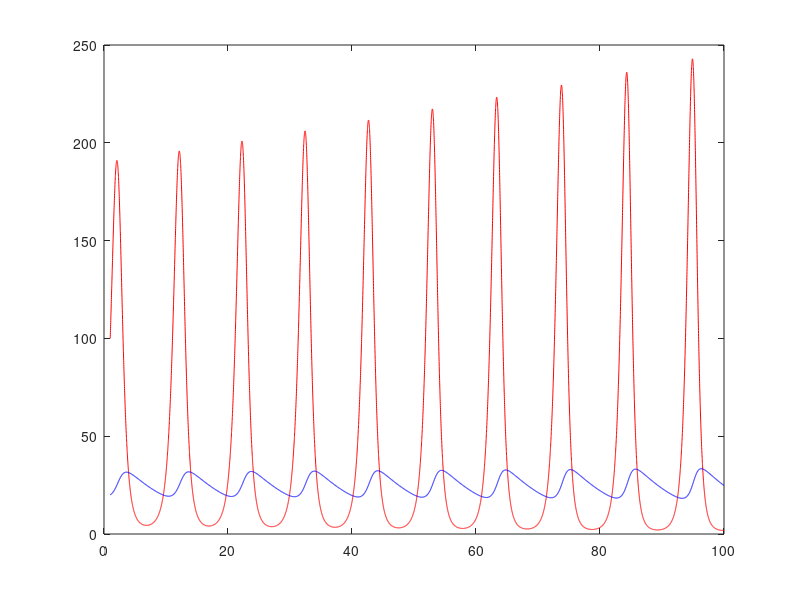

Write the MATLAB code that produced this figure.

clear all
dt = 0.01;
t = 1:0.01:100;

a = 5;
b = 0.2;
c = 0.002;
d = 0.1;
x(1) = 100;
y(1) = 20;

for ii =2:length(t)
    x(ii) = x(ii-1) + (a*x(ii-1) - b*x(ii-1)*y(ii-1))*dt;
    y(ii) = y(ii-1) + (c*x(ii-1)*y(ii-1) - d*y(ii-1))*dt;
    
end

figure;
plot(t,x,'r-');hold on
plot(t,y,'b-')
x
y